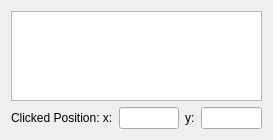
<?xml version="1.0" encoding="UTF-8"?>
<ui version="4.0">
 <class>plainPlotView</class>
 <widget class="QDialog" name="plainPlotView">
  <property name="geometry">
   <rect>
    <x>0</x>
    <y>0</y>
    <width>273</width>
    <height>140</height>
   </rect>
  </property>
  <property name="windowTitle">
   <string>Tracked Data Map</string>
  </property>
  <layout class="QGridLayout" name="gridLayout">
   <item row="0" column="0">
    <layout class="QVBoxLayout" name="verticalLayout">
     <item>
      <widget class="PlotWidget" name="viewPart"/>
     </item>
     <item>
      <layout class="QHBoxLayout" name="horizontalLayout">
       <item>
        <spacer name="horizontalSpacer">
         <property name="orientation">
          <enum>Qt::Horizontal</enum>
         </property>
         <property name="sizeHint" stdset="0">
          <size>
           <width>40</width>
           <height>20</height>
          </size>
         </property>
        </spacer>
       </item>
       <item>
        <widget class="QLabel" name="label">
         <property name="text">
          <string>Clicked Position: x:</string>
         </property>
        </widget>
       </item>
       <item>
        <widget class="QLineEdit" name="xPosition">
         <property name="readOnly">
          <bool>true</bool>
         </property>
        </widget>
       </item>
       <item>
        <widget class="QLabel" name="label_2">
         <property name="text">
          <string>y:</string>
         </property>
        </widget>
       </item>
       <item>
        <widget class="QLineEdit" name="yPosition">
         <property name="readOnly">
          <bool>true</bool>
         </property>
        </widget>
       </item>
       <item>
        <spacer name="horizontalSpacer_2">
         <property name="orientation">
          <enum>Qt::Horizontal</enum>
         </property>
         <property name="sizeHint" stdset="0">
          <size>
           <width>40</width>
           <height>20</height>
          </size>
         </property>
        </spacer>
       </item>
      </layout>
     </item>
    </layout>
   </item>
  </layout>
 </widget>
 <customwidgets>
  <customwidget>
   <class>PlotWidget</class>
   <extends>QGraphicsView</extends>
   <header>pyqtgraph</header>
  </customwidget>
 </customwidgets>
 <resources/>
 <connections/>
</ui>
